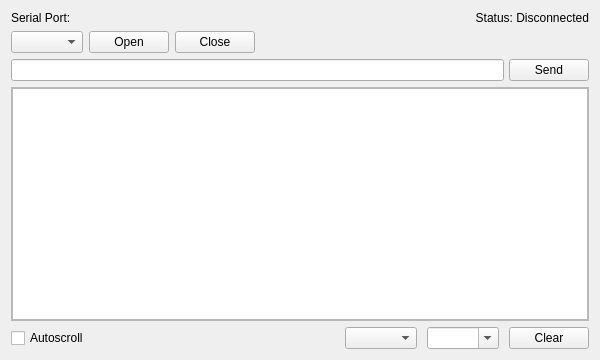
<?xml version="1.0" encoding="UTF-8"?>
<ui version="4.0">
 <class>MainWindow</class>
 <widget class="QMainWindow" name="MainWindow">
  <property name="geometry">
   <rect>
    <x>0</x>
    <y>0</y>
    <width>600</width>
    <height>360</height>
   </rect>
  </property>
  <property name="sizePolicy">
   <sizepolicy hsizetype="Preferred" vsizetype="Preferred">
    <horstretch>0</horstretch>
    <verstretch>0</verstretch>
   </sizepolicy>
  </property>
  <property name="minimumSize">
   <size>
    <width>600</width>
    <height>360</height>
   </size>
  </property>
  <property name="windowTitle">
   <string>SUSTerm</string>
  </property>
  <property name="locale">
   <locale language="English" country="UnitedStates"/>
  </property>
  <widget class="QWidget" name="centralWidget">
   <property name="sizePolicy">
    <sizepolicy hsizetype="Maximum" vsizetype="Maximum">
     <horstretch>0</horstretch>
     <verstretch>0</verstretch>
    </sizepolicy>
   </property>
   <property name="minimumSize">
    <size>
     <width>600</width>
     <height>360</height>
    </size>
   </property>
   <layout class="QVBoxLayout" name="verticalLayout">
    <item>
     <layout class="QGridLayout" name="gridLayout">
      <item row="1" column="5">
       <widget class="QPushButton" name="pushButton_close">
        <property name="sizePolicy">
         <sizepolicy hsizetype="Fixed" vsizetype="Fixed">
          <horstretch>0</horstretch>
          <verstretch>0</verstretch>
         </sizepolicy>
        </property>
        <property name="locale">
         <locale language="English" country="UnitedStates"/>
        </property>
        <property name="text">
         <string>Close</string>
        </property>
       </widget>
      </item>
      <item row="1" column="4">
       <widget class="QPushButton" name="pushButton_open">
        <property name="sizePolicy">
         <sizepolicy hsizetype="Fixed" vsizetype="Fixed">
          <horstretch>0</horstretch>
          <verstretch>0</verstretch>
         </sizepolicy>
        </property>
        <property name="locale">
         <locale language="English" country="UnitedStates"/>
        </property>
        <property name="text">
         <string>Open</string>
        </property>
       </widget>
      </item>
      <item row="1" column="0" colspan="3">
       <widget class="QComboBox" name="comboBox_SerialPort">
        <property name="enabled">
         <bool>true</bool>
        </property>
        <property name="sizePolicy">
         <sizepolicy hsizetype="Preferred" vsizetype="Fixed">
          <horstretch>0</horstretch>
          <verstretch>0</verstretch>
         </sizepolicy>
        </property>
        <property name="toolTip">
         <string/>
        </property>
        <property name="layoutDirection">
         <enum>Qt::LeftToRight</enum>
        </property>
        <property name="locale">
         <locale language="English" country="UnitedStates"/>
        </property>
        <property name="editable">
         <bool>false</bool>
        </property>
        <property name="currentText">
         <string/>
        </property>
        <property name="insertPolicy">
         <enum>QComboBox::InsertAlphabetically</enum>
        </property>
        <property name="sizeAdjustPolicy">
         <enum>QComboBox::AdjustToContents</enum>
        </property>
       </widget>
      </item>
      <item row="0" column="0">
       <widget class="QLabel" name="label_serialPort">
        <property name="sizePolicy">
         <sizepolicy hsizetype="Fixed" vsizetype="Fixed">
          <horstretch>0</horstretch>
          <verstretch>0</verstretch>
         </sizepolicy>
        </property>
        <property name="layoutDirection">
         <enum>Qt::LeftToRight</enum>
        </property>
        <property name="locale">
         <locale language="English" country="UnitedStates"/>
        </property>
        <property name="text">
         <string>Serial Port:</string>
        </property>
        <property name="alignment">
         <set>Qt::AlignLeading|Qt::AlignLeft|Qt::AlignVCenter</set>
        </property>
       </widget>
      </item>
      <item row="0" column="5">
       <widget class="QLabel" name="label_status">
        <property name="sizePolicy">
         <sizepolicy hsizetype="Expanding" vsizetype="Preferred">
          <horstretch>0</horstretch>
          <verstretch>0</verstretch>
         </sizepolicy>
        </property>
        <property name="layoutDirection">
         <enum>Qt::RightToLeft</enum>
        </property>
        <property name="text">
         <string>Status: Disconnected</string>
        </property>
        <property name="alignment">
         <set>Qt::AlignRight|Qt::AlignTrailing|Qt::AlignVCenter</set>
        </property>
       </widget>
      </item>
     </layout>
    </item>
    <item>
     <layout class="QHBoxLayout" name="horizontalLayout_3">
      <property name="spacing">
       <number>5</number>
      </property>
      <item>
       <widget class="QLineEdit" name="lineEdit_toSend">
        <property name="sizePolicy">
         <sizepolicy hsizetype="Expanding" vsizetype="Fixed">
          <horstretch>0</horstretch>
          <verstretch>0</verstretch>
         </sizepolicy>
        </property>
        <property name="minimumSize">
         <size>
          <width>0</width>
          <height>0</height>
         </size>
        </property>
        <property name="sizeIncrement">
         <size>
          <width>0</width>
          <height>0</height>
         </size>
        </property>
        <property name="locale">
         <locale language="English" country="UnitedStates"/>
        </property>
        <property name="alignment">
         <set>Qt::AlignLeading|Qt::AlignLeft|Qt::AlignVCenter</set>
        </property>
       </widget>
      </item>
      <item>
       <widget class="QPushButton" name="pushButton_send">
        <property name="sizePolicy">
         <sizepolicy hsizetype="Fixed" vsizetype="Fixed">
          <horstretch>0</horstretch>
          <verstretch>0</verstretch>
         </sizepolicy>
        </property>
        <property name="layoutDirection">
         <enum>Qt::LeftToRight</enum>
        </property>
        <property name="locale">
         <locale language="English" country="UnitedStates"/>
        </property>
        <property name="text">
         <string>Send</string>
        </property>
       </widget>
      </item>
     </layout>
    </item>
    <item>
     <widget class="QScrollArea" name="scrollArea">
      <property name="sizePolicy">
       <sizepolicy hsizetype="Expanding" vsizetype="Expanding">
        <horstretch>0</horstretch>
        <verstretch>0</verstretch>
       </sizepolicy>
      </property>
      <property name="autoFillBackground">
       <bool>false</bool>
      </property>
      <property name="locale">
       <locale language="English" country="UnitedStates"/>
      </property>
      <property name="lineWidth">
       <number>0</number>
      </property>
      <property name="horizontalScrollBarPolicy">
       <enum>Qt::ScrollBarAsNeeded</enum>
      </property>
      <property name="sizeAdjustPolicy">
       <enum>QAbstractScrollArea::AdjustToContents</enum>
      </property>
      <property name="widgetResizable">
       <bool>true</bool>
      </property>
      <property name="alignment">
       <set>Qt::AlignCenter</set>
      </property>
      <widget class="QWidget" name="scrollAreaWidgetContents">
       <property name="geometry">
        <rect>
         <x>0</x>
         <y>0</y>
         <width>576</width>
         <height>202</height>
        </rect>
       </property>
       <property name="sizePolicy">
        <sizepolicy hsizetype="Expanding" vsizetype="Expanding">
         <horstretch>0</horstretch>
         <verstretch>0</verstretch>
        </sizepolicy>
       </property>
       <layout class="QGridLayout" name="gridLayout_2">
        <property name="leftMargin">
         <number>0</number>
        </property>
        <property name="topMargin">
         <number>0</number>
        </property>
        <property name="rightMargin">
         <number>0</number>
        </property>
        <property name="bottomMargin">
         <number>0</number>
        </property>
        <item row="0" column="0">
         <widget class="QTextBrowser" name="textBrowser_serial">
          <property name="sizePolicy">
           <sizepolicy hsizetype="Expanding" vsizetype="Expanding">
            <horstretch>0</horstretch>
            <verstretch>0</verstretch>
           </sizepolicy>
          </property>
         </widget>
        </item>
       </layout>
      </widget>
     </widget>
    </item>
    <item>
     <layout class="QHBoxLayout" name="horizontalLayout_4">
      <property name="spacing">
       <number>10</number>
      </property>
      <item>
       <widget class="QCheckBox" name="checkBox_autoScroll">
        <property name="sizePolicy">
         <sizepolicy hsizetype="Fixed" vsizetype="Fixed">
          <horstretch>0</horstretch>
          <verstretch>0</verstretch>
         </sizepolicy>
        </property>
        <property name="layoutDirection">
         <enum>Qt::LeftToRight</enum>
        </property>
        <property name="text">
         <string>Autoscroll</string>
        </property>
       </widget>
      </item>
      <item>
       <spacer name="horizontalSpacer">
        <property name="orientation">
         <enum>Qt::Horizontal</enum>
        </property>
        <property name="sizeType">
         <enum>QSizePolicy::Expanding</enum>
        </property>
        <property name="sizeHint" stdset="0">
         <size>
          <width>180</width>
          <height>20</height>
         </size>
        </property>
       </spacer>
      </item>
      <item>
       <widget class="QComboBox" name="comboBox_EOL">
        <property name="sizePolicy">
         <sizepolicy hsizetype="Fixed" vsizetype="Fixed">
          <horstretch>0</horstretch>
          <verstretch>0</verstretch>
         </sizepolicy>
        </property>
        <property name="minimumSize">
         <size>
          <width>0</width>
          <height>0</height>
         </size>
        </property>
        <property name="layoutDirection">
         <enum>Qt::LeftToRight</enum>
        </property>
        <property name="autoFillBackground">
         <bool>false</bool>
        </property>
        <property name="editable">
         <bool>false</bool>
        </property>
        <property name="currentText">
         <string/>
        </property>
        <property name="maxVisibleItems">
         <number>10</number>
        </property>
        <property name="sizeAdjustPolicy">
         <enum>QComboBox::AdjustToContents</enum>
        </property>
       </widget>
      </item>
      <item>
       <widget class="QComboBox" name="comboBox_bauds">
        <property name="sizePolicy">
         <sizepolicy hsizetype="Fixed" vsizetype="Fixed">
          <horstretch>0</horstretch>
          <verstretch>0</verstretch>
         </sizepolicy>
        </property>
        <property name="layoutDirection">
         <enum>Qt::LeftToRight</enum>
        </property>
        <property name="editable">
         <bool>true</bool>
        </property>
        <property name="currentText">
         <string/>
        </property>
        <property name="sizeAdjustPolicy">
         <enum>QComboBox::AdjustToContents</enum>
        </property>
       </widget>
      </item>
      <item>
       <widget class="QPushButton" name="pushButton_clear">
        <property name="sizePolicy">
         <sizepolicy hsizetype="Fixed" vsizetype="Fixed">
          <horstretch>0</horstretch>
          <verstretch>0</verstretch>
         </sizepolicy>
        </property>
        <property name="layoutDirection">
         <enum>Qt::RightToLeft</enum>
        </property>
        <property name="text">
         <string>Clear</string>
        </property>
       </widget>
      </item>
     </layout>
    </item>
   </layout>
  </widget>
 </widget>
 <layoutdefault spacing="6" margin="11"/>
 <resources/>
 <connections/>
</ui>
